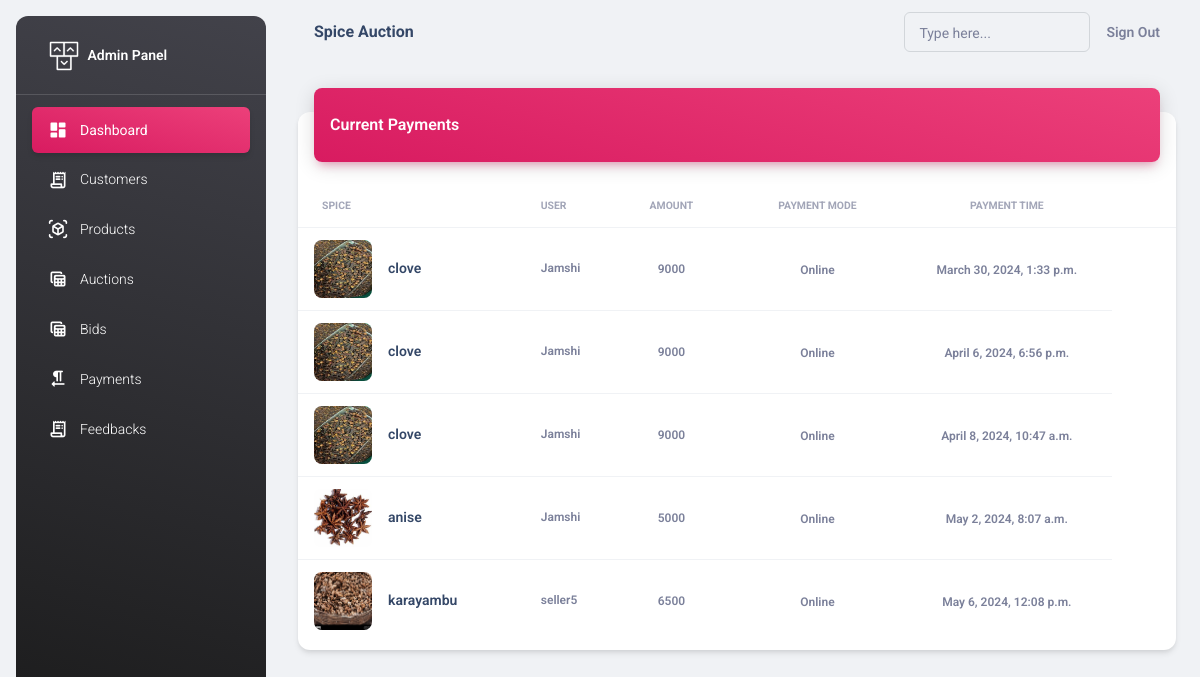
The app's page /adminapi/payments/ (signed in) with its own data.
### adminapi/models.py (models this page shows, shortened)
class Payment(models.Model):
    bid = models.ForeignKey(Bid, on_delete=models.CASCADE)
    user = models.ForeignKey(Seller, on_delete=models.CASCADE)
    payment_mode=models.CharField(max_length=50,default='Online')
    timestamp = models.DateTimeField(auto_now_add=True)

class Bid(models.Model):
    auction = models.ForeignKey(Auction, on_delete=models.CASCADE)
    bidder = models.ForeignKey(Seller, on_delete=models.CASCADE)
    amount = models.PositiveIntegerField()
    timestamp = models.DateTimeField(auto_now_add=True)
    is_selected=models.BooleanField(default=False)

class Auction(models.Model):
    spice = models.ForeignKey(Spice, on_delete=models.CASCADE)
    auctioneer = models.ForeignKey(Seller, on_delete=models.CASCADE)
    starting_bid = models.DecimalField(max_digits=10, decimal_places=2)
    expected_bid = models.DecimalField(max_digits=10, decimal_places=2, default=0)
    number_of_lots = models.IntegerField(default=1)
    end_time = models.DateTimeField()
    created_at = models.DateTimeField(auto_now_add=True)
    choices= [
        ('Available', 'Available'),
        ('Sold', 'Sold'),
        ('Expired', 'Expired'),
    ]
    status=models.CharField(max_length=50, choices=choices, default='Available')

class Spice(models.Model):
    seller = models.ForeignKey(Seller, on_delete=models.CASCADE)
    name = models.CharField(max_length=100)
    description = models.CharField(max_length=100)
    stock_quantity = models.PositiveIntegerField(default=0)
    image = models.ImageField(upload_to="images", null=True)
    created_at = models.DateTimeField(auto_now_add=True)
    choices= [
        ('Available', 'Available'),
        ('Not Available', 'Not Available'),
    ]
    status=models.CharField(max_length=50, choices=choices, default='Available')

class CustomUser(AbstractUser):
    user_type_choices = [
        ('Admin', 'Admin'),
        ('Seller', 'Seller'),
    ]
    user_type = models.CharField(max_length=50, choices=user_type_choices, default='Admin')

class Seller(CustomUser):
    name = models.CharField(max_length=100)
    phone = models.CharField(max_length=100)
    email_address = models.EmailField()
    address = models.CharField(max_length=100)
    id_proof = models.FileField(null=True, upload_to="images")
    profile = models.ImageField(upload_to="images", null=True)
    is_available = models.BooleanField(default=True)

### adminapi/views.py (the view)
# urls.py: path("payments/",views.PaymentsView.as_view(),name="payments"),
@method_decorator(decs,name="dispatch")
class PaymentsView(ListView):
    template_name="payments.html"
    model=Payment
    context_object_name="payments"

### adminapi/views.py (called while the page is built)
def signin_required(fn):
    def wrapper(request,*args,**kwargs):
        if not request.user.is_authenticated:
            messages.error(request,"invalid session!..please login")
            return redirect("adminsignin")
        else:
            return fn(request,*args,**kwargs)
    return wrapper

def is_admin(fn):
    def wrapper(request,*args,**kwargs):
        if not request.user.is_superuser:
            messages.error(request,"Permission denied for current user !")
            return redirect("adminsignin")
        else:
            return fn(request,*args,**kwargs)
    return wrapper

### adminapi/templates/payments.html
{%extends 'base.html'%}
{%load static%}
{%block body_block%}
<div class="container-fluid py-4">
    <div class="row">
      <div class="col-12">
        <div class="card my-4">
          <div class="card-header p-0 position-relative mt-n4 mx-3 z-index-2">
            <div class="bg-gradient-primary shadow-primary border-radius-lg pt-4 pb-3">
              <h6 class="text-white text-capitalize ps-3">Current Payments</h6>
            </div>
          </div>
          <div class="card-body px-0 pb-2">
            <div class="table-responsive p-0">
              <table class="table align-items-center mb-0">
                <thead>
                  <tr>
                    <th class="text-uppercase text-secondary text-xxs font-weight-bolder opacity-7">Spice</th>
                    <th class="text-uppercase text-secondary text-xxs font-weight-bolder opacity-7 ps-2">user</th>
                    <th class="text-center text-uppercase text-secondary text-xxs font-weight-bolder opacity-7">Amount</th>
                    <th class="text-center text-uppercase text-secondary text-xxs font-weight-bolder opacity-7">Payment mode</th>
                    <th class="text-center text-uppercase text-secondary text-xxs font-weight-bolder opacity-7">Payment time</th>
                    <th class="text-secondary opacity-7"></th>
                  </tr>
                </thead>
                <tbody>
                    {%for p in payments%}
                        <tr>
                            <td>
                            <div class="d-flex px-2 py-1">
                                <div>
                                <img src="{{p.bid.auction.spice.image.url}}" class="avatar avatar-lg me-3 border-radius-lg">
                                </div>
                                <div class="d-flex flex-column justify-content-center">
                                <h6 class="mb-0 text-sm">{{p.bid.auction.spice.name}}</h6>
                                </div>
                            </div>
                            </td>
                            <td>
                            <p class="text-xs font-weight-bold mb-0">{{p.user.name}}</p>
                            </td>
                            <td class="align-middle text-center text-sm">
                            <span class="text-secondary text-xs font-weight-bold">{{p.bid.amount}}</span>
                            </td>
                            <td class="align-middle text-center">
                            <span class="text-secondary text-xs font-weight-bold">{{p.payment_mode}}</span>
                            </td>
                            <td class="align-middle text-center">
                              <span class="text-secondary text-xs font-weight-bold">{{p.timestamp}}</span>
                              </td>
                        </tr>
                    {%endfor%}
                </tbody>
              </table>
            </div>
          </div>
        </div>
      </div>
    </div>
  </div>
{%endblock%}

### records on screen
Payment: bid.auction.spice.image (picture), bid.auction.spice.name "clove", user.name "Jamshi", bid.amount "9000", payment_mode "Online", timestamp "March 30, 2024, 1:33 p.m."
Payment: bid.auction.spice.image (picture), bid.auction.spice.name "clove", user.name "Jamshi", bid.amount "9000", payment_mode "Online", timestamp "April 6, 2024, 6:56 p.m."
Payment: bid.auction.spice.image (picture), bid.auction.spice.name "clove", user.name "Jamshi", bid.amount "9000", payment_mode "Online", timestamp "April 8, 2024, 10:47 a.m."
Payment: bid.auction.spice.image (picture), bid.auction.spice.name "anise", user.name "Jamshi", bid.amount "5000", payment_mode "Online", timestamp "May 2, 2024, 8:07 a.m."
Payment: bid.auction.spice.image (picture), bid.auction.spice.name "karayambu", user.name "seller5", bid.amount "6500", payment_mode "Online", timestamp "May 6, 2024, 12:08 p.m."
